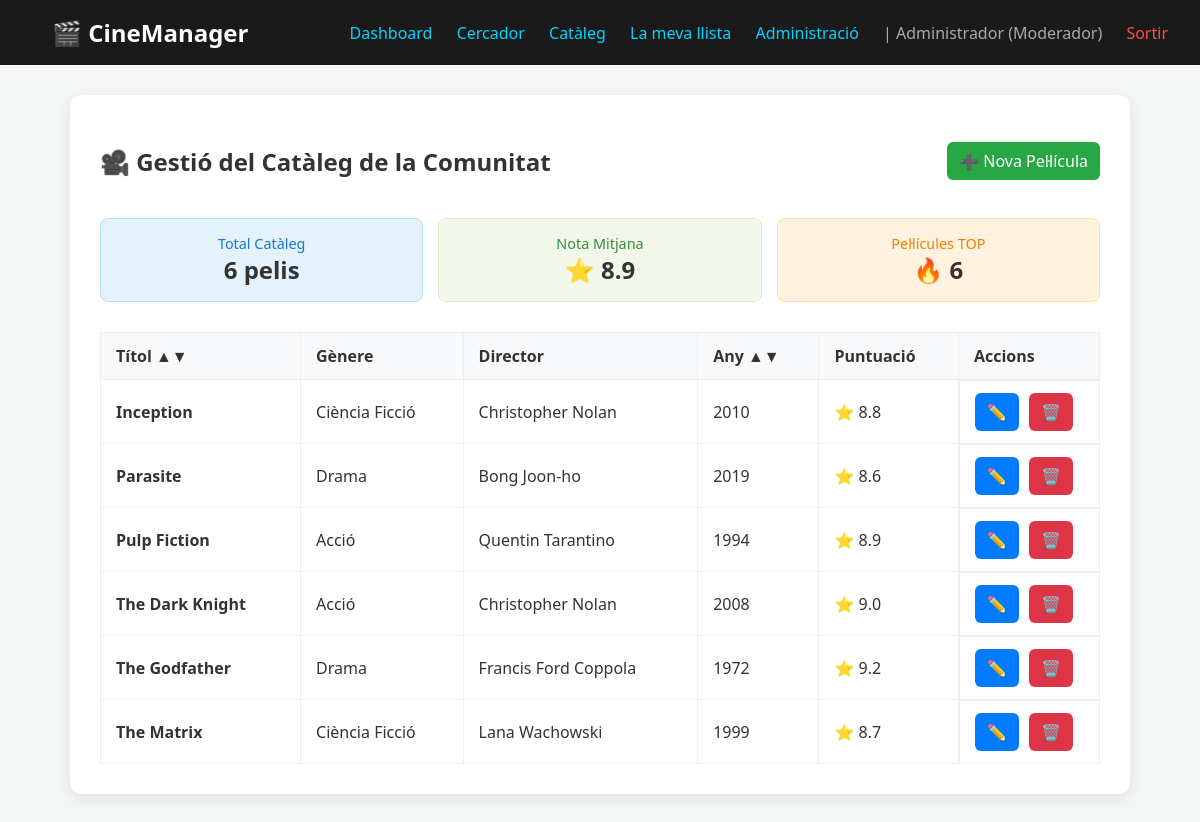
The app's page /pelicules_read.php (signed in), older data.
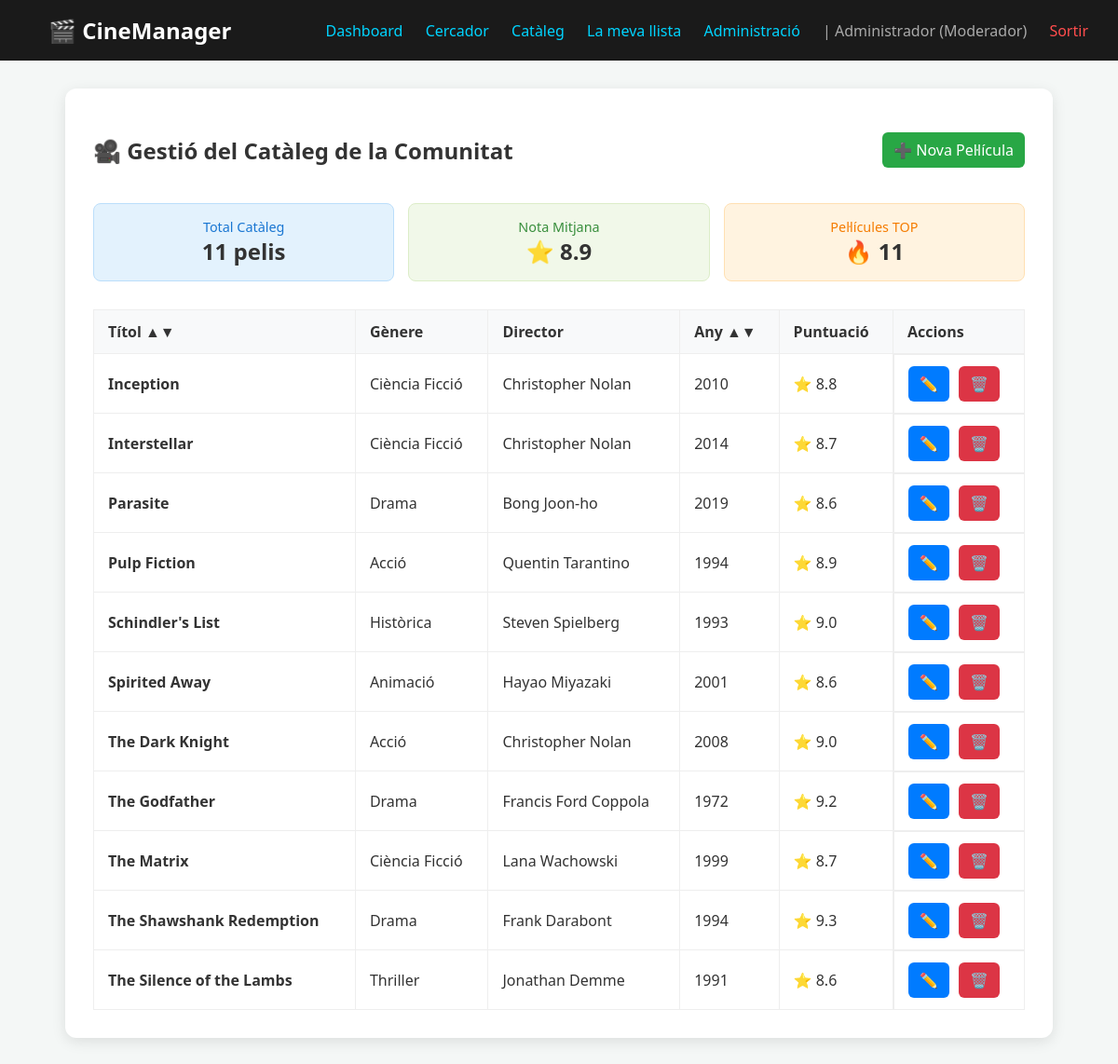
The same page, newer data.
### tables this page shows
CREATE TABLE pelicules (
    id_pelicula INT AUTO_INCREMENT PRIMARY KEY,
    titol VARCHAR(100) NOT NULL UNIQUE,
    genere VARCHAR(255) NOT NULL,
    director VARCHAR(100),
    any_estrena INT,
    sinopsi TEXT,
    puntuacio DECIMAL(3,1)
);

### pelicules_read.php (the view, shortened to what this page needs)
<?php
require_once 'header.php';
require_once 'config/db_connect.php';
$sql_stats = "SELECT
                COUNT(*) as total,
                AVG(puntuacio) as media,
                SUM(CASE WHEN puntuacio >= 8 THEN 1 ELSE 0 END) as top_pelis
              FROM pelicules";
$res_stats = mysqli_query($conexion, $sql_stats);
$stats = mysqli_fetch_assoc($res_stats);
$ordre = $_GET['ordre'] ?? 'titol';
$dir = $_GET['dir'] ?? 'ASC';
$sql = "SELECT * FROM pelicules ORDER BY $ordre $dir";
$res = mysqli_query($conexion, $sql);
?>
<div class="container">
    <div style="display: flex; justify-content: space-between; align-items: center; margin-bottom: 20px;">
        <h2>🎥 Gestió del Catàleg de la Comunitat</h2>
        <a href="pelicules_create.php" class="btn btn-add">➕ Nova Pel·lícula</a>
    </div>
    <div style="display: grid; grid-template-columns: repeat(3, 1fr); gap: 15px; margin-bottom: 30px;">
        <div style="background: #e3f2fd; padding: 15px; border-radius: 8px; text-align: center; border: 1px solid #bbdefb;">
            <span style="display: block; font-size: 0.9rem; color: #1976d2;">Total Catàleg</span>
            <strong style="font-size: 1.5rem;"><?php echo $stats['total'] ?? 0; ?> pelis</strong>
        </div>
        <div style="background: #f1f8e9; padding: 15px; border-radius: 8px; text-align: center; border: 1px solid #dcedc8;">
            <span style="display: block; font-size: 0.9rem; color: #388e3c;">Nota Mitjana</span>
            <strong style="font-size: 1.5rem;">⭐ <?php echo number_format($stats['media'] ?? 0, 1); ?></strong>
        </div>
        <div style="background: #fff3e0; padding: 15px; border-radius: 8px; text-align: center; border: 1px solid #ffe0b2;">
            <span style="display: block; font-size: 0.9rem; color: #f57c00;">Pel·lícules TOP</span>
            <strong style="font-size: 1.5rem;">🔥 <?php echo $stats['top_pelis'] ?? 0; ?></strong>
        </div>
    </div>
    <table>
        <thead>
            <tr>
                <th><a href="?ordre=titol&dir=<?php echo $dir == 'ASC' ? 'DESC' : 'ASC'; ?>" style="text-decoration:none; color:inherit;">Títol ▲▼</a></th>
                <th>Gènere</th>
                <th>Director</th>
                <th><a href="?ordre=any_estrena&dir=<?php echo $dir == 'ASC' ? 'DESC' : 'ASC'; ?>" style="text-decoration:none; color:inherit;">Any ▲▼</a></th>
                <th>Puntuació</th>
                <th style="width: 110px;">Accions</th>
            </tr>
        </thead>
        <tbody>
            <?php if(mysqli_num_rows($res) > 0): ?>
                <?php while($row = mysqli_fetch_assoc($res)): ?>
                <tr>
                    <td><strong><?php echo htmlspecialchars($row['titol']); ?></strong></td>
                    <td><?php echo htmlspecialchars($row['genere']); ?></td>
                    <td><?php echo htmlspecialchars($row['director']); ?></td>
                    <td><?php echo $row['any_estrena']; ?></td>
                    <td>⭐ <?php echo $row['puntuacio']; ?></td>
                    <td class="acciones">
                        <a href="pelicules_update.php?id=<?php echo $row['id_pelicula']; ?>" class="btn btn-edit" title="Editar">✏️</a>
                        <a href="pelicules_delete.php?id=<?php echo $row['id_pelicula']; ?>" class="btn btn-del" onclick="return confirm('Segur que vols eliminar-la?')" title="Eliminar">🗑️</a>
                    </td>
                </tr>
                <?php endwhile; ?>
            <?php else: ?>
                <tr><td colspan="6" style="text-align:center;">No hi ha pel·lícules al catàleg.</td></tr>
            <?php endif; ?>
        </tbody>
    </table>
</div>

Row changes from the older to the newer data that the page shows:
added pelicules: titol "Interstellar", genere "Ciència Ficció", director "Christopher Nolan", any_estrena "2014", puntuacio "8.7"
added pelicules: titol "Schindler's List", genere "Històrica", director "Steven Spielberg", any_estrena "1993", puntuacio "9.0"
added pelicules: titol "Spirited Away", genere "Animació", director "Hayao Miyazaki", any_estrena "2001", puntuacio "8.6"
added pelicules: titol "The Shawshank Redemption", genere "Drama", director "Frank Darabont", any_estrena "1994", puntuacio "9.3"
added pelicules: titol "The Silence of the Lambs", genere "Thriller", director "Jonathan Demme", any_estrena "1991", puntuacio "8.6"
Text that changed along with them:
$stats['total']: "6" → "11"
$stats['top_pelis']: "6" → "11"
